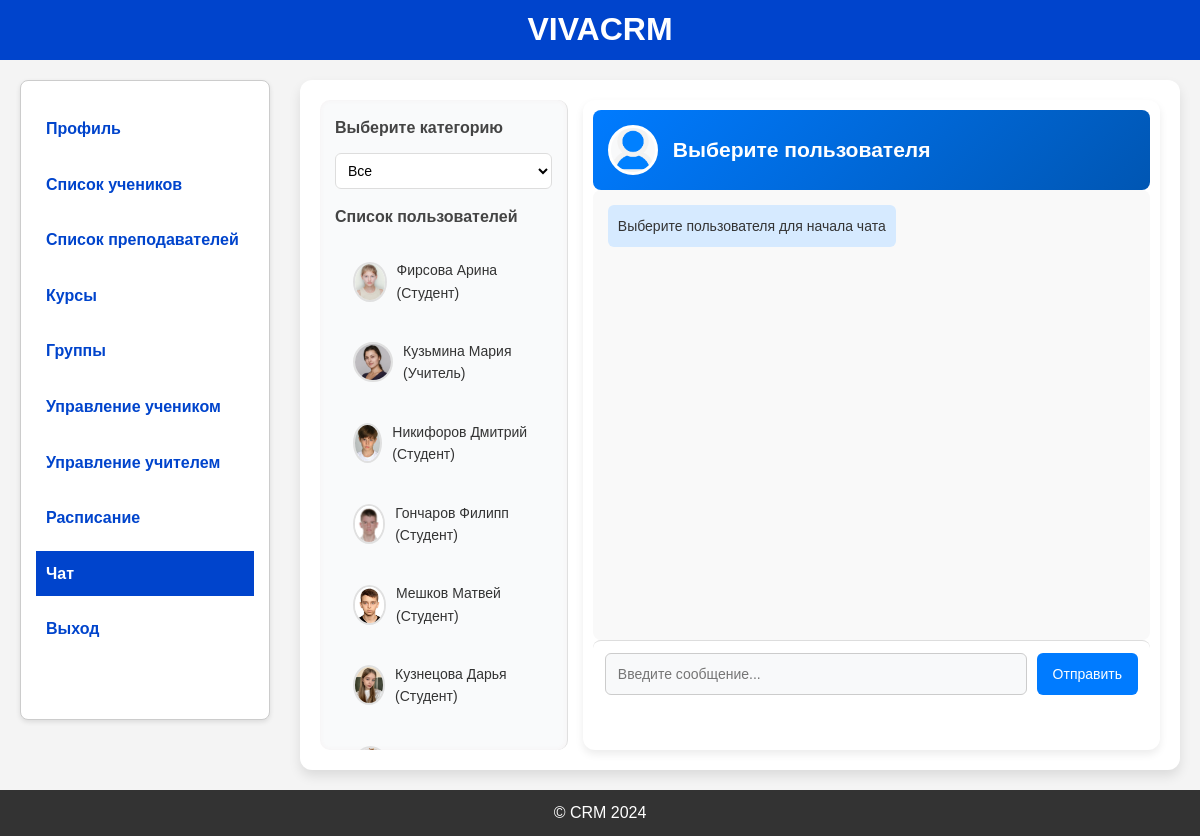
The page /chat (signed in) on the database its author committed.
### models.py (models this page shows, shortened)
class Users(db.Model, UserMixin):
    id = db.Column(db.Integer, primary_key=True)
    email = db.Column(db.String(120), nullable=False, unique=True)
    role = db.Column(db.String(20), nullable=False)
    password_hash = db.Column(db.String(128), nullable=False)
    registration_date = db.Column(db.DateTime, default=datetime.now)
    photo = db.Column(db.String(120), nullable=True)

### app.py (the view, shortened to what this page needs)
@app.route('/chat')
@login_required
@role_required('Администратор', 'Учитель', 'Студент')
def chat():
    user = current_user
    base_template = (
        "base_administrator.html" if user.role == "Администратор"
        else "base_teacher.html" if user.role == "Учитель"
        else "base_student.html"
    )
    teacher = None
    student = None
    administrator = None
    if user.role == 'Учитель':
        teacher = Teacher.query.filter_by(teacher_id=user.id).first()
    if user.role == 'Студент':
        student = Student.query.filter_by(student_id=user.id).first()
    if user.role == 'Администратор':
        administrator = Administrator.query.filter_by(admin_id=user.id).first()
    if user.role == 'Студент':
        student_courses = [enroll.course_id for enroll in student.enrollments]
        student_groups = [enroll.group_id for enroll in student.enrollments]
        teachers = Teacher.query.join(Schedule).filter(
            (Schedule.course_id.in_(student_courses)) |
            (Schedule.group_id.in_(student_groups))
        ).distinct().all()
        teacher_users = [Users.query.filter_by(id=t.teacher_id).first() for t in teachers]
        admins = Users.query.filter_by(role='Администратор').all()
        chat_partners = admins + teacher_users
    else:
        chat_partners = Users.query.filter(Users.id != user.id).all()
    print(f"Найдено пользователей: {len(chat_partners)}")
    for u in chat_partners:
        print(f"ID: {u.id}, Email: {u.email}, Role: {u.role}")
    users = [
        {
            "id": u.id,
            "full_name": get_full_name(u),
            "photo": url_for('static', filename='uploads/' + u.photo) if u.photo else url_for('static', filename='uploads/default.png'),
            "role": u.role
        }
        for u in chat_partners if u  # добавил проверку на None на случай косяков с выборкой
    ]
    return render_template('chat.html', users=users, base_template=base_template, teacher=teacher, administrator=administrator, student=student)

### app.py (called while the page is built)
@login_manager.user_loader
def load_user(user_id):
    return Users.query.get(int(user_id))

def role_required(*roles):
    def decorator(f):
        @wraps(f)
        def wrapped(*args, **kwargs):
            if not current_user.is_authenticated or current_user.role not in roles:
                flash('Недостаточно прав доступа', 'danger')
                return redirect(url_for('login'))
            return f(*args, **kwargs)
        return wrapped
    return decorator

def get_full_name(user):
    if user.role == 'Администратор':
        admin = Administrator.query.filter_by(admin_id=user.id).first()
        return f"{admin.surname} {admin.first_name}" if admin else "Администратор"
    elif user.role == 'Учитель':
        teacher = Teacher.query.filter_by(teacher_id=user.id).first()
        return f"{teacher.surname} {teacher.first_name}" if teacher else "Учитель"
    elif user.role == 'Студент':
        student = Student.query.filter_by(student_id=user.id).first()
        return f"{student.surname} {student.first_name}" if student else "Студент"
    return "Неизвестный пользователь"

### templates/chat.html (shortened to what this page needs)
{% extends base_template %}
{% block content %}
<div class="chat-container">
    <div class="chat-sidebar">
        <h3>Выберите категорию</h3>
        <select id="user-filter">
            <option value="all">Все</option>
        </select>
        <h3>Список пользователей</h3>
        <ul id="user-list">
            {% for user in users %}
            <li class="user-item" data-role="{% if user.role == 'Учитель' %}teacher{% elif user.role == 'Студент' %}student{% else %}admin{% endif %}">
                    <a href="#" class="chat-user"
                       data-user-id="{{ user.id }}"
                       data-role="{% if user.role == 'Учитель' %}teacher{% elif user.role == 'Студент' %}student{% else %}admin{% endif %}"
                       data-name="{{ user.full_name }}"
                       data-avatar="{{ user.photo }}">
                       <img src="{{ user.photo }}" alt="Аватар" class="user-avatar">
                        {{ user.full_name }} ({{ user.role }})
                    </a>
                </li>
            {% endfor %}
        </ul>
    </div>
    <div class="chat-box" data-current-user-id="{{ current_user.id }}">
        <div class="chat-header">
            <img id="chat-avatar" src="/static/uploads/default.png" alt="Аватар" class="chat-avatar">
            <h3 id="chat-user-name">Выберите пользователя</h3>
        </div>
        <div id="chat-messages" class="messages">
            <p>Выберите пользователя для начала чата</p>
        </div>
        <div class="chat-input">
            <input type="text" id="message-input" placeholder="Введите сообщение...">
            <button id="send-message">Отправить</button>
        </div>
    </div>
</div>
{% endblock %}

### static/styles/base_administrator.css (style rules this page uses)
* { margin: 0; padding: 0; box-sizing: border-box; }
html, body { height: 100%; display: flex; flex-direction: column; }
body { font-family: Arial, sans-serif; line-height: 1.6; background-color: #f4f4f4; color: #333; }

### templates/chat.html (style rules this page uses)
.chat-container { position: relative; width: 100%; margin: 0px auto; background: #ffffff; border-radius: 12px; box-shadow: 0 6px 12px rgba(0, 0, 0, 0.1); padding: 20px; min-height: calc(100vh - 160px); display: flex; gap: 15px; }
.chat-sidebar { width: 30%; background: #f9fafb; border-right: 1px solid #e0e0e0; padding: 15px; border-radius: 10px; max-height: 650px; overflow-y: auto; box-shadow: inset 0 0 5px rgba(182, 76, 76, 0.05); }
.chat-sidebar h3 { margin-bottom: 12px; font-size: 16px; color: #444; font-weight: 600; }
#user-filter { width: 100%; padding: 8px; border-radius: 6px; border: 1px solid #ddd; background: #fff; font-size: 14px; margin-bottom: 15px; }
#user-list { list-style: none; padding: 0; margin: 0; }
.user-item { padding: 10px; border-radius: 6px; cursor: pointer; transition: background 0.3s; }
.chat-user { text-decoration: none; color: #333; display: flex; align-items: center; gap: 10px; font-size: 14px; padding: 8px; border-radius: 6px; transition: background 0.3s, color 0.3s; }
.user-avatar { width: 40px; height: 40px; border-radius: 50%; border: 2px solid #e0e0e0; object-fit: cover; }
.chat-box { width: 70%; display: flex; flex-direction: column; background: #ffffff; border-radius: 12px; padding: 10px; box-shadow: 0 4px 8px rgba(0, 0, 0, 0.08); }
.chat-header { display: flex; align-items: center; padding: 15px; background: linear-gradient(135deg, #007bff, #0056b3); color: white; font-size: 18px; font-weight: bold; gap: 15px; border-radius: 8px; }
.chat-avatar { width: 50px; height: 50px; border-radius: 50%; border: 3px solid white; background: #f8f9fa; object-fit: cover; }
#chat-messages { flex: 1; padding: 15px; overflow-y: auto; max-height: 450px; background: #f9f9f9; border-radius: 8px; }
#chat-messages p { background: #eef1f5; padding: 10px; border-radius: 6px; margin-bottom: 8px; width: fit-content; max-width: 75%; font-size: 14px; }
#chat-messages p:nth-child(odd) { background: #d6eaff; }
.chat-input { display: flex; padding: 12px; background: #ffffff; border-top: 1px solid #ddd; border-radius: 8px; }
.chat-input input { flex: 1; padding: 12px; border: 1px solid #ccc; border-radius: 6px; font-size: 14px; outline: none; background: #f8f9fa; }
.chat-input button { padding: 12px 16px; background: #007bff; border: none; color: white; font-size: 14px; border-radius: 6px; cursor: pointer; transition: background 0.3s; margin-left: 10px; }

### rows shown on the page
Users: shows a picture, full_name "Фирсова Арина", role "Студент"
Users: shows a picture, full_name "Кузьмина Мария", role "Учитель"
Users: shows a picture, full_name "Никифоров Дмитрий", role "Студент"
Users: shows a picture, full_name "Гончаров Филипп", role "Студент"
Users: shows a picture, full_name "Мешков Матвей", role "Студент"
Users: shows a picture, full_name "Кузнецова Дарья", role "Студент"
Users: shows a picture
